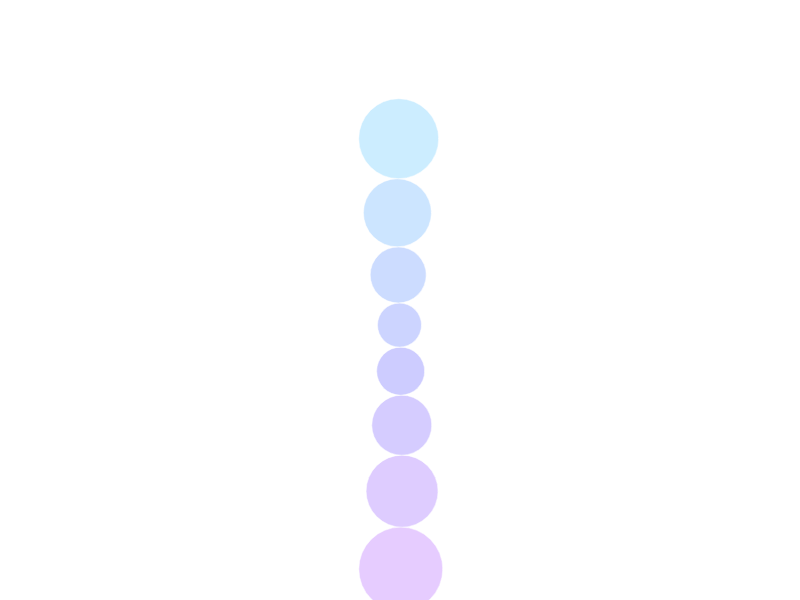
Frame 1 (no input)
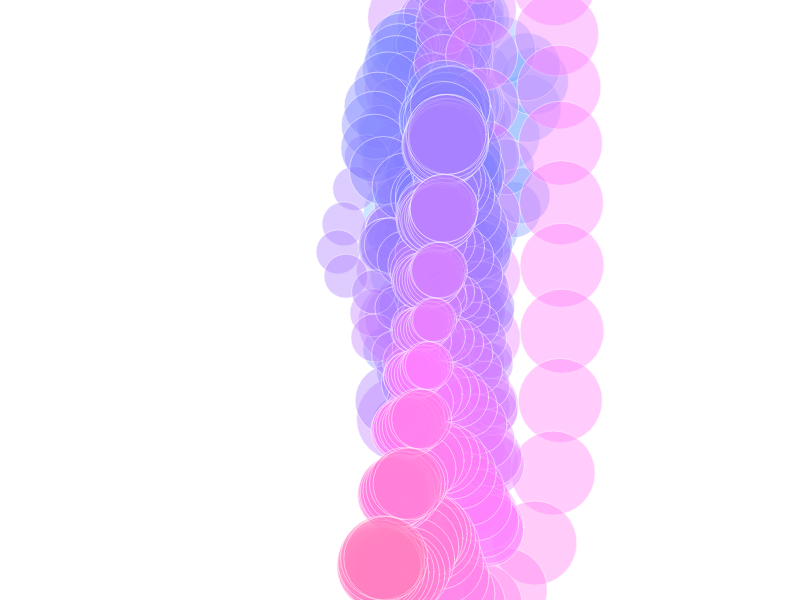
Frame 60 (no input)
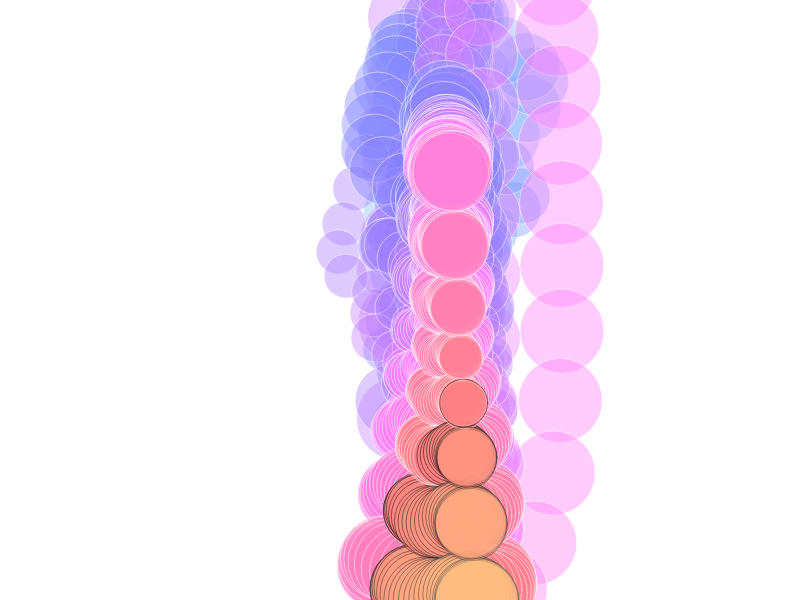
Frame 120 (the mouse pressed at the canvas centre since frame 60)

The p5.js sketch that drew these frames (run headless with seeded random() and noise() and a simulated clock; from frame 60 on, the mouse is pressed at the canvas centre):

// p5.js sketch
// ── sketch.js
class Circle {
  constructor(x, y, radius, hue) {
    this.pos = createVector(x, y);
    this.oldPos = createVector(x, y);
    this.vel = createVector(0, 0);
    this.radius = radius;
    this.mass = radius * radius;
    this.isDragged = false;
    this.hue = hue;
    this.baseHue = hue;
  }
  update() {
    if (!this.isDragged) {
      let temp = createVector(this.pos.x, this.pos.y);
      this.pos.add(p5.Vector.sub(this.pos, this.oldPos));
      this.pos.add(this.vel);
      this.oldPos = temp;
      this.vel.mult(0.999);
    }
    this.hue = (this.baseHue + frameCount) % 360;
  }
  draw() {
    fill(this.hue, 50, 255, 0.4);
    stroke(this.hue, 50);
    strokeWeight(0.5);
    ellipse(this.pos.x, this.pos.y, this.radius * 2);
  }
  checkDrag(mouseX, mouseY) {
    let d = dist(mouseX, mouseY, this.pos.x, this.pos.y);
    if (d < this.radius && mouseIsPressed) {
      this.isDragged = true;
      this.pos.x = mouseX;
      this.pos.y = mouseY;
      this.oldPos = this.pos.copy();
      this.vel.mult(0);
    } else {
      this.isDragged = false;
    }
  }
}
class Chain {
  constructor(numSegments, startRadius) {
    this.circles = [];
    let prevCircle = null;
    let startHue = 200;
    this.baseX = width/2;
    
    for (let i = 0; i < numSegments; i++) {
      if (i < numSegments/2) {
        let radius = startRadius * (1 - i * 0.15);
        let x = this.baseX + (i === 0 ? 100 : 0);
        let y = 100 + (i * radius * 2);
        let circle = new Circle(x, y, radius, startHue + (i * 10));
        this.circles.push(circle);
      } else {
        let radius = startRadius * (i * 0.15);
        let x = this.baseX + (i === 0 ? 100 : 0);
        let y = 100 + (i * radius * 2);
        let circle = new Circle(x, y, radius, startHue + (i * 10));
        this.circles.push(circle);
      }
    }
  }
  update(gravity) {
    // Calculate swinging motion
    let angle = sin(frameCount * 0.02) * 15 + random(-10, 10);
    this.circles[0].pos.x = this.baseX + cos(radians(angle)) * 50;
    this.circles[0].pos.y = 100 + sin(radians(angle)) * 50;
    
    this.circles.forEach(circle => {
      if (!circle.isDragged) {
        circle.vel.add(gravity);
      }
      circle.update();
    });
    for (let i = 0; i < 20; i++) {
      this.constrainAll();
    }
  }
  constrainAll() {
    for (let i = 1; i < this.circles.length; i++) {
      this.constrain(this.circles[i], this.circles[i-1]);
    }
  }
  constrain(circle1, circle2) {
    let dir = p5.Vector.sub(circle1.pos, circle2.pos);
    let currLen = dir.mag();
    let targetLen = circle1.radius + circle2.radius;
    let diff = targetLen - currLen;
    dir.normalize();
    
    let totalMass = circle1.mass + circle2.mass/3;
    let move1 = (circle2.mass / totalMass) * diff;
    let move2 = (circle1.mass / totalMass) * diff;
    
    if (!circle1.isDragged) circle1.pos.add(p5.Vector.mult(dir, move1));
    if (!circle2.isDragged) circle2.pos.sub(p5.Vector.mult(dir, move2));
  }
  draw() {
    for (let i = this.circles.length - 1; i >= 0; i--) {
      this.circles[i].draw();
      this.circles[i].checkDrag(mouseX, mouseY);
    }
  }
}
let chain;
let gravity;
function setup() {
  createCanvas(800, 600);
  gravity = createVector(0, 0.1);
  chain = new Chain(8, 40);
  colorMode(HSB);
}
function draw() {
  chain.update(gravity);
  chain.draw();
}
